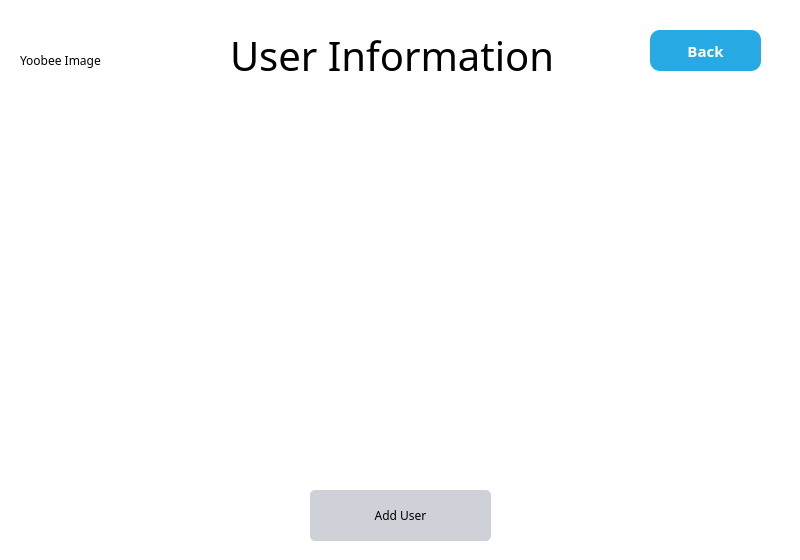
<?xml version="1.0" encoding="UTF-8"?>
<ui version="4.0">
 <class>adminuser</class>
 <widget class="QDialog" name="adminuser">
  <property name="geometry">
   <rect>
    <x>0</x>
    <y>0</y>
    <width>800</width>
    <height>560</height>
   </rect>
  </property>
  <property name="windowTitle">
   <string>Yoobee Library System | Admin | User Information</string>
  </property>
  <property name="windowIcon">
   <iconset resource="images.qrc">
    <normaloff>:/images/favicon.ico</normaloff>:/images/favicon.ico</iconset>
  </property>
  <widget class="QFrame" name="gridFrame_2">
   <property name="geometry">
    <rect>
     <x>0</x>
     <y>0</y>
     <width>801</width>
     <height>561</height>
    </rect>
   </property>
   <property name="styleSheet">
    <string notr="true">*{
background: rgb(255, 255, 255);
fontsize: 15px;
font-family: Century Gothic, sans-serif;
}

QFrame{
border: solid 10px rgba(0, 0, 0);
}

QLineEdit{
color: #8d98a1;
background-color: #d3d3d3;
font-size: 18px;
border-style: outset;
border-radius: 10px;
}
QPushButton{
background: #ced1d8;
border-style: outset;
border-radius: 5px;
}
QPushButton:pressed{
background-color: rgb(77, 77, 77);
border-style: inset;
}
</string>
   </property>
   <widget class="QLabel" name="label">
    <property name="geometry">
     <rect>
      <x>230</x>
      <y>20</y>
      <width>321</width>
      <height>71</height>
     </rect>
    </property>
    <property name="styleSheet">
     <string notr="true">

font: 40px;

</string>
    </property>
    <property name="text">
     <string>User Information</string>
    </property>
   </widget>
   <widget class="QPushButton" name="back">
    <property name="geometry">
     <rect>
      <x>650</x>
      <y>30</y>
      <width>111</width>
      <height>41</height>
     </rect>
    </property>
    <property name="styleSheet">
     <string notr="true">*{
font-family: Century Gothic, sans-serif;
font-size: 15px;
}

QPushButton{
color: white;
padding: 10px;
background: #27a9e3;
border-style: outset;
border-radius: 10px;
font: bold;
}
QPushButton::pressed{
background-color: rgb(216, 150, 90);
border-style: inset;
}

QPushButton::hover {
background-color: #59c7f7;
}
</string>
    </property>
    <property name="text">
     <string>Back</string>
    </property>
   </widget>
   <widget class="QLabel" name="img">
    <property name="geometry">
     <rect>
      <x>20</x>
      <y>10</y>
      <width>181</width>
      <height>101</height>
     </rect>
    </property>
    <property name="text">
     <string>Yoobee Image</string>
    </property>
   </widget>
   <widget class="QTableWidget" name="adminUser">
    <property name="geometry">
     <rect>
      <x>60</x>
      <y>120</y>
      <width>681</width>
      <height>351</height>
     </rect>
    </property>
   </widget>
   <widget class="QPushButton" name="adduser">
    <property name="geometry">
     <rect>
      <x>310</x>
      <y>490</y>
      <width>181</width>
      <height>51</height>
     </rect>
    </property>
    <property name="text">
     <string>Add User</string>
    </property>
   </widget>
  </widget>
 </widget>
 <resources>
  <include location="images.qrc"/>
 </resources>
 <connections/>
</ui>
